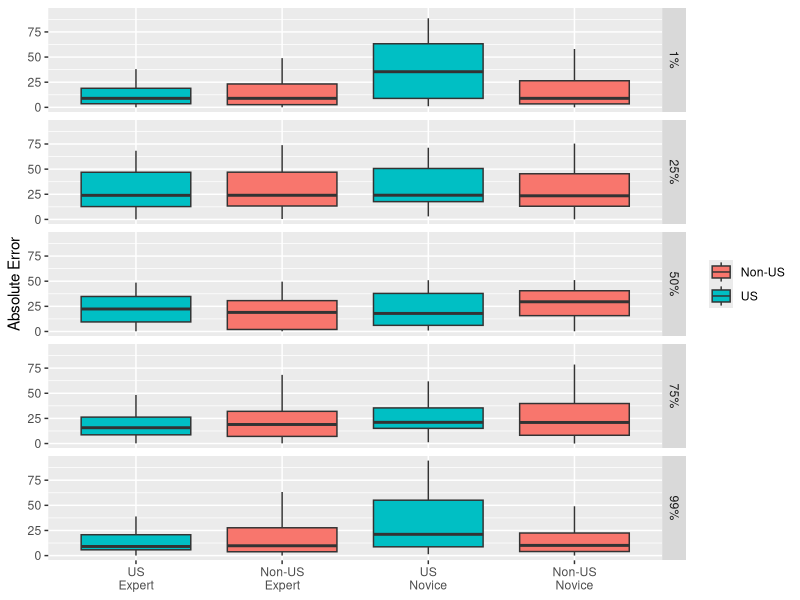
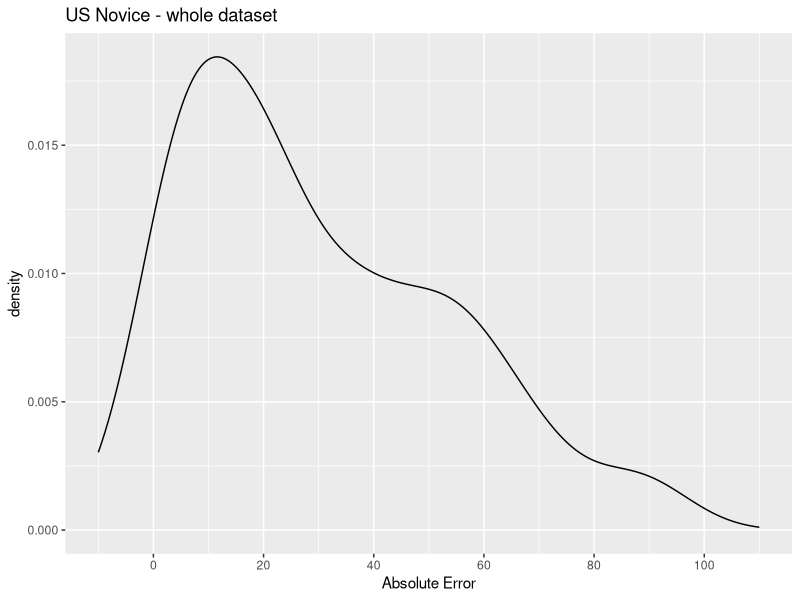
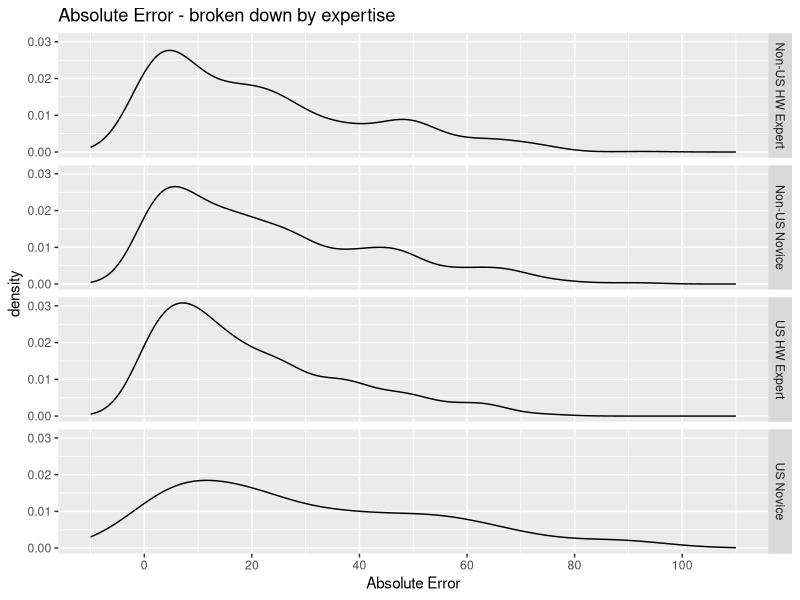
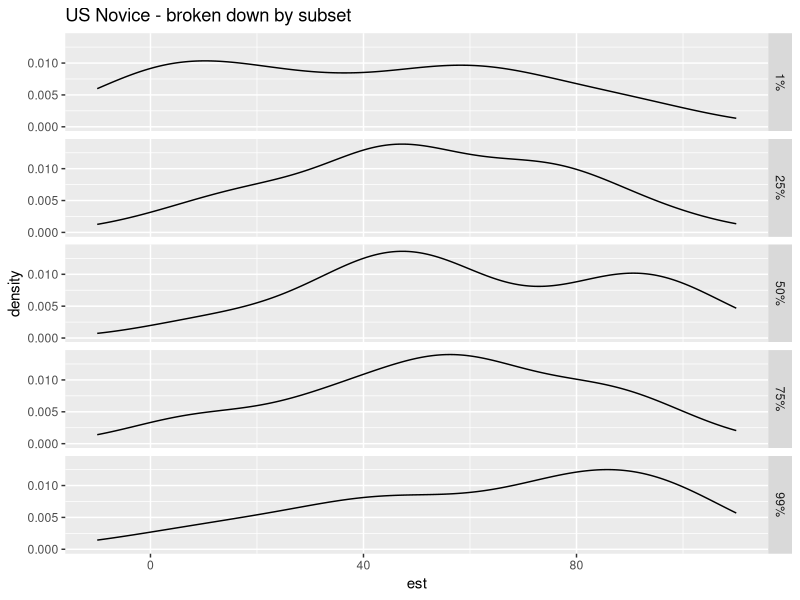

R code for these plots, in order:
## ---- chunk 1
knitr::opts_chunk$set(echo = FALSE)

# libraries
library(ggplot2)

# read data
hw.dat = read.csv("handwriting2.csv")

## ---- chunk 2

# create absolute error column and bin 'true' column into the five categories
# note: using cut_number() as cut() doesn't get it right
hw.dat = data.frame(hw.dat, 
                    error = abs(hw.dat$est-hw.dat$true), 
                    category = cut_number(hw.dat$true, 5, 
                                          labels = c("1%","25%","50%", "75%", "99%")
                                         )
                    )


# plot boxplots - reorder the x-axis to match paper order
ggplot(na.omit(hw.dat), aes(x=Condition, y=error, fill = US)) + 
  geom_boxplot(outlier.shape = NA) + 
  facet_grid(category ~ .) +
  scale_x_discrete(limits=c("US HW Expert","Non-US HW Expert","US Novice","Non-US Novice"), 
                   breaks=c("US HW Expert","Non-US HW Expert","US Novice","Non-US Novice"),
                   labels=c("US\nExpert","Non-US\nExpert", "US\nNovice","Non-US\nNovice")) + 
  ylab("Absolute Error") +
  theme(legend.title=element_blank(), axis.title.x = element_blank())
## ---- chunk 3

ggplot(na.omit(hw.dat[hw.dat$Condition == "US Novice",]), 
       aes(x=error)) +
  geom_density() +
  xlab("Absolute Error") +
  scale_x_continuous(limits = c(-10,110),breaks=seq(0, 100, 20)) +
  ggtitle("US Novice - whole dataset")
       

## ---- chunk 4

ggplot(na.omit(hw.dat), aes(x=error)) +
  geom_density() +
  xlab("Absolute Error") +
  scale_x_continuous(limits = c(-10,110),breaks=seq(0, 100, 20)) +
  ggtitle("Absolute Error - broken down by expertise") +
  facet_grid(Condition ~ .)

## ---- chunk 5
USnovice.dat = hw.dat[hw.dat$Condition == "US Novice",]

ggplot(na.omit(USnovice.dat), aes(x=est)) + 
  geom_density() + 
  scale_x_continuous(limits = c(-10,110)) +
  facet_grid(category ~ .) +
  ggtitle("US Novice - broken down by subset")

# ggplot(na.omit(USexpert.dat), aes(x = est)) + 
#   geom_histogram(bins=30) +
#   scale_x_continuous(limits = c(0,100)) +
#   ggtitle("US Novice - Absolute Error")

  
#  geom_density() + 
#  scale_x_continuous(limits = c(-10,110)) +
  

